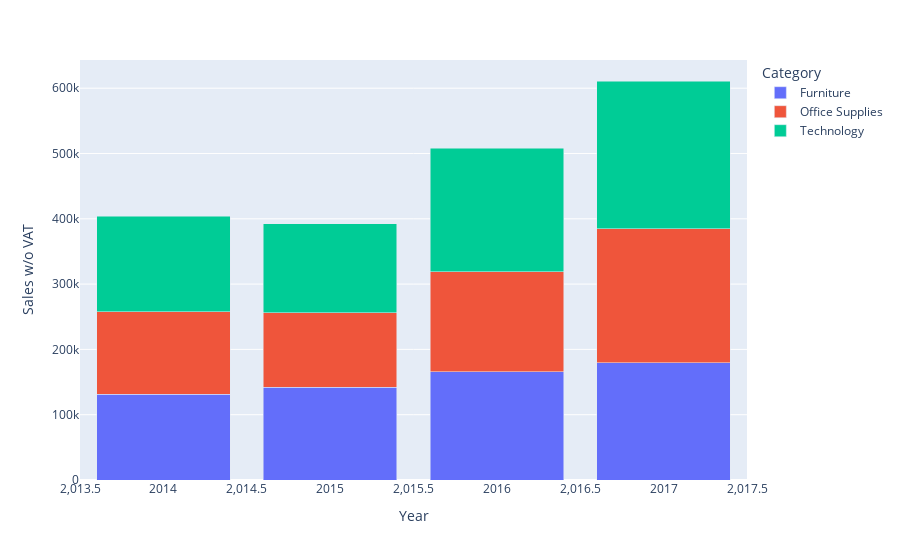

Notebook cell for this chart:
### Code cell
px.bar(ycdata, x="Year", y="Sales w/o VAT", color="Category", barmode="stack")

### Figure 1 — Plotly figure (JSON) as saved in the notebook; plotly's stock layout.template omitted (floating-point values rounded to 4 significant figures)
{"data": [{"hovertemplate": "Category=Furniture<br>Year=%{x}<br>Sales w/o VAT=%{y}<extra></extra>", "legendgroup": "Furniture", "marker": {"color": "#636efa", "pattern": {"shape": ""}}, "name": "Furniture", "orientation": "v", "showlegend": true, "textposition": "auto", "type": "bar", "x": [2014, 2015, 2016, 2017], "xaxis": "x", "y": [131000.0, 142100.0, 165800.0, 179500.0], "yaxis": "y"}, {"hovertemplate": "Category=Office Supplies<br>Year=%{x}<br>Sales w/o VAT=%{y}<extra></extra>", "legendgroup": "Office Supplies", "marker": {"color": "#EF553B", "pattern": {"shape": ""}}, "name": "Office Supplies", "orientation": "v", "showlegend": true, "textposition": "auto", "type": "bar", "x": [2014, 2015, 2016, 2017], "xaxis": "x", "y": [126500.0, 114400.0, 153300.0, 205100.0], "yaxis": "y"}, {"hovertemplate": "Category=Technology<br>Year=%{x}<br>Sales w/o VAT=%{y}<extra></extra>", "legendgroup": "Technology", "marker": {"color": "#00cc96", "pattern": {"shape": ""}}, "name": "Technology", "orientation": "v", "showlegend": true, "textposition": "auto", "type": "bar", "x": [2014, 2015, 2016, 2017], "xaxis": "x", "y": [146100.0, 135700.0, 188600.0, 226400.0], "yaxis": "y"}], "layout": {"barmode": "stack", "legend": {"title": {"text": "Category"}, "tracegroupgap": 0}, "margin": {"t": 60}, "xaxis": {"anchor": "y", "domain": [0, 1], "title": {"text": "Year"}}, "yaxis": {"anchor": "x", "domain": [0, 1], "title": {"text": "Sales w/o VAT"}}}}
